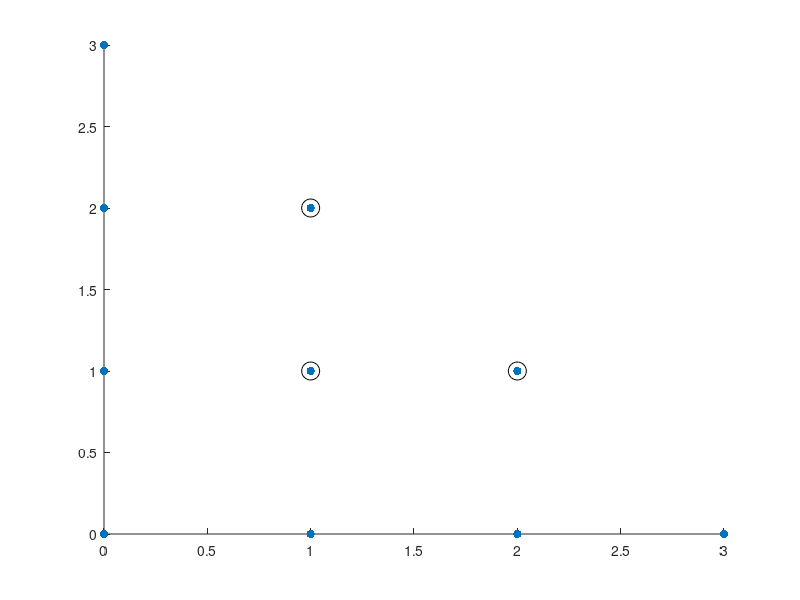

Recreate this plot in MATLAB. (Note: this script raises an error after producing the figure.)
% from Olofsson.

% Mathematica Style:
% 'FontName', 'Source Code Pro'
% Area Colors: 'FaceColor', '#DAD9EB', 'FaceColor', '#F6E1BE'
% Edge Colors: 'EdgeColor', '#4A457F', 'EdgeColor', '#E5A73C'
% Axes Style:
% set(ax, 'XMinorTick', 'on', 'YMinorTick', 'on', ...
%     'XAxisLocation', 'origin', 'YAxisLocation', 'origin', ...
%     'Box', 'on', ...
%     'FontName', 'Source Code Pro');
%
%% 
clear;
close all;

xx = [0 0 0 0 1 1 1 2 2 3];
yy = [0 1 2 3 0 1 2 0 1 0];

x_ = [1 1 2];
y_ = [1 2 1];

close all;
figure1 = figure;
ax = axes;

scatter(xx, yy, 'filled');
hold on;
plot(x_, y_, 'o', 'MarkerSize', 13, 'MarkerFaceColor', 'none', 'MarkerEdgeColor', 'k');
xline(0, 'k-', 'Alpha', .2);
yline(0, 'k-', 'Alpha', .2);

set(ax, 'XMinorTick', 'on', 'YMinorTick', 'on', ...
    'Box', 'on', ...
    'FontName', 'Source Code Pro');

axis equal;
grid on;

% Uncomment the following line to preserve the X-limits of the axes
xlim(ax,[-0.853167057060849 4.71580226809253]);
% Uncomment the following line to preserve the Y-limits of the axes
ylim(ax,[-0.492737052078199 3.8995629479218]);

xlabel('H');
ylabel('S');

% Create arrow
annotation(figure1,'arrow',[0.608571428571428 0.551428571428571],...
    [0.386666666666667 0.386666666666667],'HeadStyle','deltoid');

% Create arrow
annotation(figure1,'arrow',[0.3875 0.3875],[0.656142857142857 0.605714285714286],...
    'HeadStyle','deltoid');

% Create arrow
annotation(figure1,'arrow',[0.4275 0.4025],[0.445238095238096 0.406190476190477],...
    'HeadStyle','deltoid');

% Create textbox
annotation(figure1,'textbox',...
    [0.434214285714285 0.457142857142859 0.172928571428572 0.148095238095243],...
    'VerticalAlignment','middle',...
    'String','$$\frac{\pmatrix{13 \cr 1} \pmatrix{13 \cr 1} \pmatrix{26 \cr 1}}{\pmatrix{52 \cr 3}} $$',...
    'Interpreter','latex',...
    'HorizontalAlignment','center',...
    'FontSize',8,...
    'FitBoxToText','off');

% Create textbox
annotation(figure1,'textbox',...
    [0.326357142857142 0.668571428571431 0.1265 0.149047619047624],...
    'VerticalAlignment','middle',...
    'String','$$\frac{\pmatrix{13 \cr 1} \pmatrix{13 \cr 2}}{\pmatrix{52 \cr 3}} $$',...
    'Interpreter','latex',...
    'HorizontalAlignment','center',...
    'FontSize',8,...
    'FitBoxToText','off');

% Create textbox
annotation(figure1,'textbox',...
    [0.618499999999998 0.311428571428574 0.1265 0.149047619047625],...
    'VerticalAlignment','middle',...
    'String','$$\frac{\pmatrix{13 \cr 1} \pmatrix{13 \cr 2}}{\pmatrix{52 \cr 3}} $$',...
    'Interpreter','latex',...
    'HorizontalAlignment','center',...
    'FontSize',8,...
    'FitBoxToText','off');



